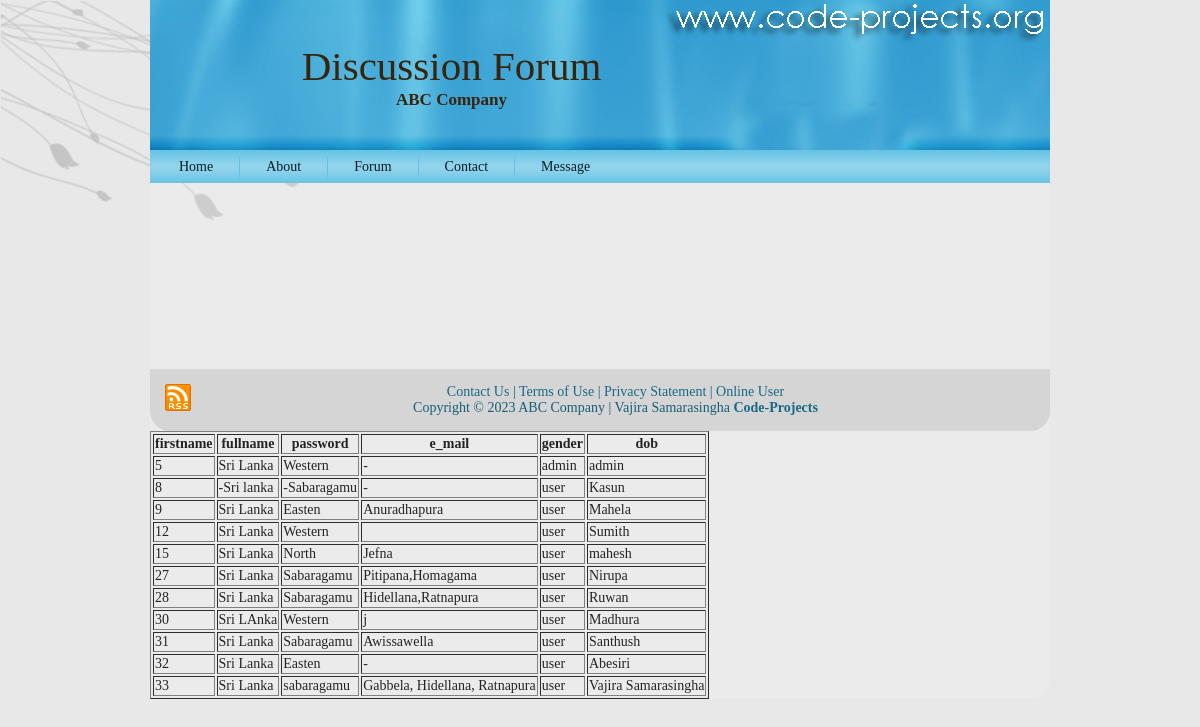
The app's page /disply.php with its own data.
### tables this page shows
CREATE TABLE `user` (
  `user_id` int(11) NOT NULL,
  `country` varchar(50) NOT NULL,
  `state` varchar(50) NOT NULL,
  `address` varchar(500) NOT NULL,
  `user_type` varchar(50) NOT NULL,
  `username` varchar(50) DEFAULT NULL,
  `fullname` varchar(50) DEFAULT NULL,
  `password` varchar(50) DEFAULT NULL,
  `user_acc_active` tinyint(1) DEFAULT NULL,
  `dob` date NOT NULL,
  `e_mail` varchar(100) DEFAULT NULL,
  `gender` varchar(20) NOT NULL,
  `uimg` varchar(255) NOT NULL,
  `isuser` tinyint(1) NOT NULL
);

### utility.php (called while the page is built, shortened)
<?php
$con=mysqli_connect ("localhost", "root","","tech_forum");
	function ExecuteQuery ($SQL)
	{
		global $con;
		mysqli_select_db($con,"tech_forum");
		$rows = mysqli_query ($con,$SQL);
		return $rows;
	}
?>

### disply.php (the view)
<?php require("header.php");?>
<?php
$result= ExecuteQuery("SELECT * FROM User");
echo "<table border='1'>";
echo "<strong><tr><th>firstname</th><th>fullname</th><th>password</th><th>e_mail</th><th>gender</th><th>dob</th></tr></strong>";
while($name_row=mysqli_fetch_row($result))
{
	echo "<tr>";
	print("<td>{$name_row[0]}</td><td>{$name_row[1]}</td><td>{$name_row[2]}</td><td>{$name_row[3]}</td><td>{$name_row[4]}</td><td>{$name_row[5]}</td><br />");
	echo "</tr>";
}
?>
<?php require("footer.php");?>

### res/style.css (style rules this page uses)
body { margin: 0 auto; padding: 0; background-color: #E8E8E8; }
body { font-family: Georgia, "Times New Roman", Times, Serif; font-size: 14px; color: #242424; }

### records on screen
user: user_id "5", country "Sri Lanka", state "Western", address "-", user_type "admin", username "admin"
user: user_id "8", country "-Sri lanka", state "-Sabaragamu", address "-", user_type "user", username "Kasun"
user: user_id "9", country "Sri Lanka", state "Easten", address "Anuradhapura", user_type "user", username "Mahela"
user: user_id "12", country "Sri Lanka", state "Western", user_type "user", username "Sumith"
user: user_id "15", country "Sri Lanka", state "North", address "Jefna", user_type "user", username "mahesh"
user: user_id "27", country "Sri Lanka", state "Sabaragamu", address "Pitipana,Homagama", user_type "user", username "Nirupa"
user: user_id "28", country "Sri Lanka", state "Sabaragamu", address "Hidellana,Ratnapura", user_type "user", username "Ruwan"
user: user_id "30", country "Sri LAnka", state "Western", address "j", user_type "user", username "Madhura"
user: user_id "31", country "Sri Lanka", state "Sabaragamu", address "Awissawella", user_type "user", username "Santhush"
user: user_id "32", country "Sri Lanka", state "Easten", address "-", user_type "user", username "Abesiri"
user: user_id "33", country "Sri Lanka", state "sabaragamu", address "Gabbela, Hidellana, Ratnapura", user_type "user", username "Vajira Samarasingha"
